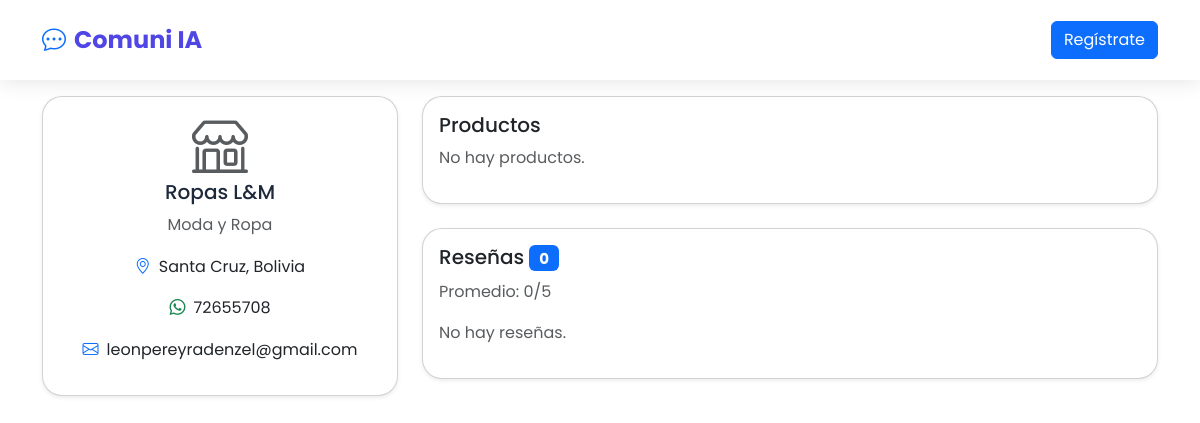
The app's page /profile/3, older data.
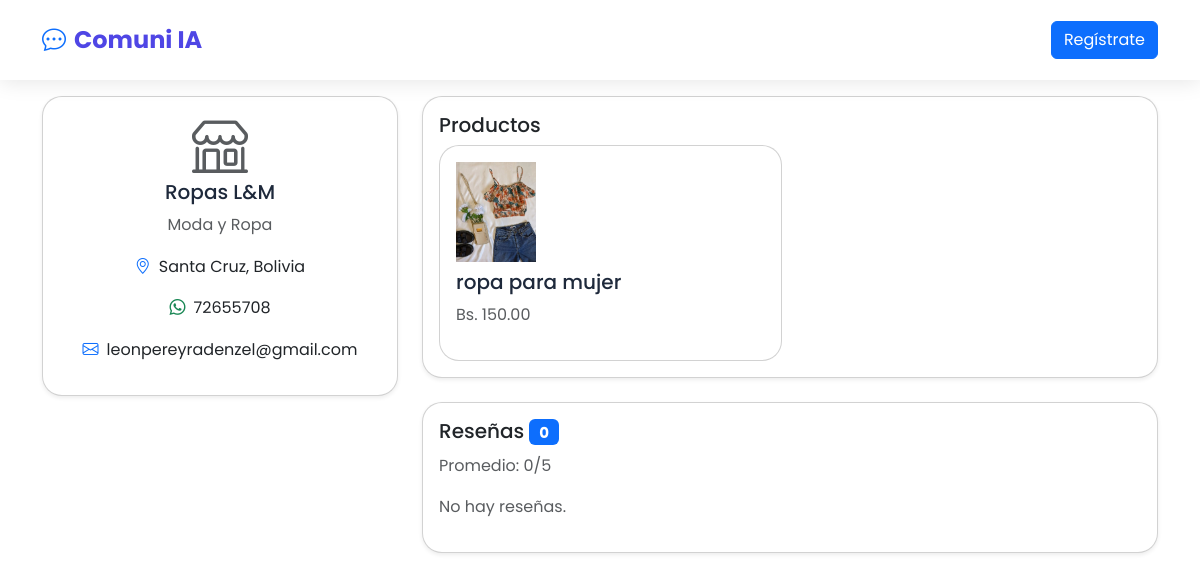
The same page, newer data.
### app.py (models this page shows)
class Business(db.Model):
    __tablename__ = 'businesses'
    id = db.Column(db.Integer, primary_key=True)
    name = db.Column(db.String(160), nullable=False)
    description = db.Column(db.Text, nullable=False)
    logo = db.Column(db.String(500), nullable=True)  # Ruta relativa a static/uploads
    location = db.Column(db.String(160), nullable=False, default="Santa Cruz, Bolivia")
    category = db.Column(db.String(100), nullable=False, default="Servicios")
    phone = db.Column(db.String(20), nullable=True)
    email = db.Column(db.String(120), nullable=True)
    whatsapp = db.Column(db.String(20), nullable=True)
    reviews = db.relationship('Review', backref='business', lazy=True, cascade="all, delete-orphan")
    products = db.relationship('Product', backref='business', lazy=True, cascade="all, delete-orphan")

class Product(db.Model):
    __tablename__ = 'products'
    id = db.Column(db.Integer, primary_key=True)
    business_id = db.Column(db.Integer, db.ForeignKey('businesses.id'), nullable=False)
    name = db.Column(db.String(160), nullable=False)
    price = db.Column(db.Float, nullable=False)
    image_url = db.Column(db.String(500), nullable=True)  # Ruta relativa a static/uploads

### app.py (the view)
@app.route('/profile/<int:id>', strict_slashes=False)
def profile(id):
    business = Business.query.get_or_404(id)
    products = Product.query.filter_by(business_id=id).all()
    reviews = Review.query.filter_by(business_id=id).order_by(Review.created_at.desc()).all()
    avg_rating = db.session.query(db.func.avg(Review.rating)).filter_by(business_id=id).scalar() or 0
    is_owner = False
    if 'user_id' in session:
        user = User.query.get(session['user_id'])
        if user and user.business_id == id:
            is_owner = True
    return render_template('profile.html', business=business, products=products,
                         reviews=reviews, avg_rating=round(avg_rating, 1),
                         is_owner=is_owner)

### templates/profile.html (shortened to what this page needs)
<!doctype html>
<html lang="es">
<head>
  <link href="https://cdn.jsdelivr.net/npm/bootstrap@5.3.3/dist/css/bootstrap.min.css" rel="stylesheet"/>
  <link href="{{ url_for('static', filename='css/styles.css') }}" rel="stylesheet"/>
  <link rel="stylesheet" href="https://cdn.jsdelivr.net/npm/bootstrap-icons@1.11.3/font/bootstrap-icons.css">
</head>
<body data-business-id="{{ business.id }}" data-is-owner="{{ 'true' if is_owner else 'false' }}">
<nav class="navbar navbar-expand-lg fixed-top">
  <div class="container">
    <a class="navbar-brand fw-bold" href="{{ url_for('home') }}">
      <i class="bi bi-chat-dots text-primary me-2"></i>Comuni IA
    </a>
    <div class="collapse navbar-collapse">
      <ul class="navbar-nav ms-auto">
        {% if not session.user_id %}
        <li class="nav-item"><a href="{{ url_for('join') }}" class="btn btn-primary ms-2">Regístrate</a></li>
        {% else %}
        <li class="nav-item"><a href="{{ url_for('logout') }}" class="btn btn-outline-primary ms-2">Salir</a></li>
        {% endif %}
      </ul>
    </div>
  </div>
</nav>
<main class="container py-5 mt-5">
  <div class="row g-4">
    <div class="col-md-4">
      <div class="card shadow-sm rounded-4">
        <div class="card-body text-center">
          {% if business.logo %}
          <img src="{{ url_for('static', filename='uploads/' + business.logo) }}" alt="{{ business.name }} Logo" class="img-fluid rounded-circle mb-3" style="max-height: 150px; object-fit: cover;">
          {% else %}
          <i class="bi bi-shop display-4 text-muted mb-3"></i>
          {% endif %}
          <h4 class="card-title">{{ business.name }}</h4>
          <p class="text-muted">{{ business.category }}</p>
          <p><i class="bi bi-geo-alt text-primary me-2"></i>{{ business.location }}</p>
          {% if business.whatsapp %}<p><i class="bi bi-whatsapp text-success me-2"></i>{{ business.whatsapp }}</p>{% endif %}
          {% if business.email %}<p><i class="bi bi-envelope text-primary me-2"></i>{{ business.email }}</p>{% endif %}
        </div>
      </div>
    </div>
    <div class="col-md-8">
      <div class="card shadow-sm rounded-4 mb-4">
        <div class="card-body">
          <h5>Productos</h5>
          <div id="products-list" class="row g-3">
            {% for product in products %}
            <div class="col-md-6">
              <div class="card h-100">
                <div class="card-body">
                  {% if product.image_url %}
                  <img src="{{ url_for('static', filename='uploads/' + product.image_url) }}" alt="{{ product.name }}" class="img-fluid mb-2" style="max-height: 100px; object-fit: cover;">
                  {% else %}
                  <i class="bi bi-image display-5 text-muted mb-2"></i>
                  {% endif %}
                  <h6 class="card-title">{{ product.name }}</h6>
                  <p class="text-muted">Bs. {{ "%.2f"|format(product.price) }}</p>
                </div>
              </div>
            </div>
            {% else %}
            <p id="no-products-msg" class="text-muted">No hay productos.</p>
            {% endfor %}
          </div>
        </div>
      </div>
      <div class="card shadow-sm rounded-4">
        <div class="card-body">
          <h5>Reseñas <span class="badge bg-primary">{{ reviews|length }}</span></h5>
          <p class="text-muted">Promedio: {{ avg_rating }}/5</p>
          {% for review in reviews %}
          <div class="card mb-2 shadow-sm">
            <div class="card-body p-3">
              <p class="mb-0"><strong>{{ review.author }}</strong> - {{ review.rating }}/5</p>
              <small class="text-muted">{{ review.created_at }}</small>
              <p class="mb-0">{{ review.comment }}</p>
            </div>
          </div>
          {% else %}
          <p class="text-muted">No hay reseñas.</p>
          {% endfor %}
        </div>
      </div>
    </div>
  </div>
</main>
</body>
</html>

### static/css/styles.css (style rules this page uses)
* { margin:0; padding:0; box-sizing:border-box; }
body { font-family: 'Poppins', sans-serif; line-height: 1.6; color: #333; }
:root { --primary: #4F46E5; --secondary: #10B981; --success: #059669; --light: #F8FAFC; --dark: #1E293B; --gradient: linear-gradient(135deg, #4F46E5 0%, #7C3AED 100%); }
.navbar { background: rgba(255,255,255,0.95) !important; backdrop-filter: blur(10px); box-shadow: 0 2px 20px rgba(0,0,0,0.1); padding: 1rem 0; }
.navbar-brand { font-weight: 700; font-size: 1.5rem; color: var(--primary) !important; }
.card-title { color: var(--dark); font-size: 1.25rem; margin-bottom: 0.5rem; }
.card { border-radius: 20px !important; }
.btn { transition: all 0.3s ease; }
.card { transition: all 0.3s ease; }
.badge { transition: all 0.3s ease; }

Row changes from the older to the newer data that the page shows:
added Product: image_url (picture), name "ropa para mujer", price "150.00"
Text that changed along with them:
text no longer shown: "No hay productos."
